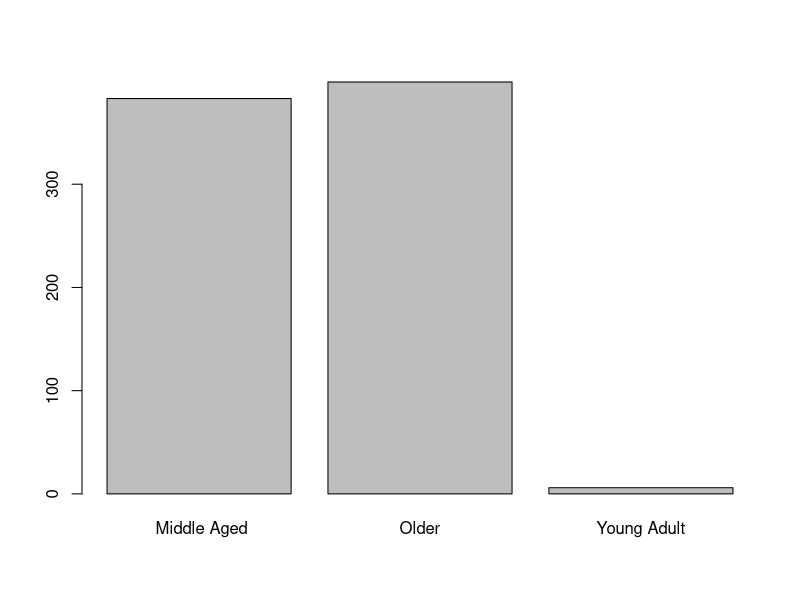
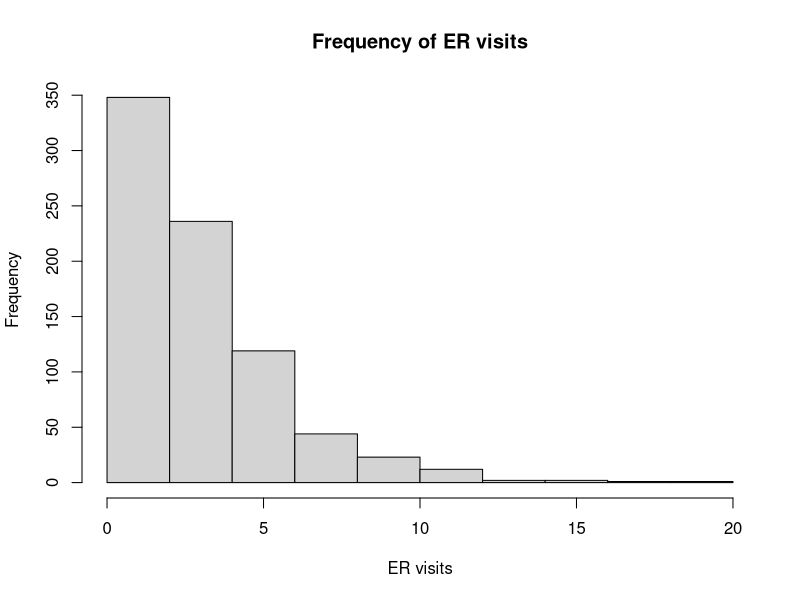
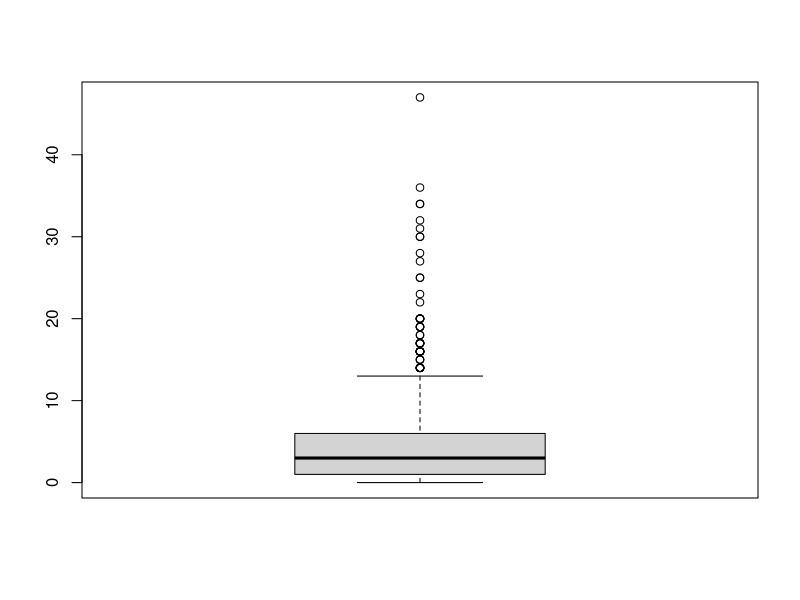

The R source for these figures, in order:
#
#
#Arturo E Tapia
#Project1
# 9.24.20
#stats 382


#part1 preparation
#1-3
setwd("D:/Arturo/Documents/Ischemic_Heart_Desease_Project")
Ischemic_Heart_Disease <- read.csv(file.path("Ischemic_Heart_Disease.csv"), sep = ",")
str(Ischemic_Heart_Disease)
summarydat <- summary(Ischemic_Heart_Disease)

#4
Ischemic_Heart_Disease[is.na(Ischemic_Heart_Disease)] <- 0
#I think this is bad to do as many of the NA could impede from the person getting help
# if they have NA  for drugs taken maybe its because they are allergic or have yet to start treatment

#5
Ischemic_Heart_Disease$Gender[Ischemic_Heart_Disease$Gender == 1] <- "Male"
Ischemic_Heart_Disease$Gender[Ischemic_Heart_Disease$Gender == 2] <- "Female"
Ischemic_Heart_Disease$Gender[Ischemic_Heart_Disease$Gender == 3] <- "Otherwise"
Ischemic_Heart_Disease$Gender <- as.factor(Ischemic_Heart_Disease$Gender)
class(Ischemic_Heart_Disease$Gender)

#6
Ischemic_Heart_Disease$Age_category <- ifelse(Ischemic_Heart_Disease$Age < 40, "Young Adult", "Adult")
Ischemic_Heart_Disease$Age_category[Ischemic_Heart_Disease$Age_category == "Adult" &  Ischemic_Heart_Disease$Age >= 60]  <- "Older"
Ischemic_Heart_Disease$Age_category[Ischemic_Heart_Disease$Age_category == "Adult" &  Ischemic_Heart_Disease$Age <= 59 & Ischemic_Heart_Disease$Age >= 40 ]  <- " Middle Aged"


#part2
#7-11
max(Ischemic_Heart_Disease$Total.Claim.Cost)
min(Ischemic_Heart_Disease$Total.Claim.Cost)
sum(Ischemic_Heart_Disease$Total.Claim.Cost)
mean(Ischemic_Heart_Disease$Total.Claim.Cost)
sd(Ischemic_Heart_Disease$Total.Claim.Cost)
age_table <- table(Ischemic_Heart_Disease$Gender)
agefrequencytable <- prop.table(age_table)

#12-14
age_Q1 <- quantile(Ischemic_Heart_Disease$Age,.25)
age_Q3 <- quantile(Ischemic_Heart_Disease$Age,.75)
age_lowerfence <- age_Q1 - (1.5 * (age_Q3 - age_Q1))
age_upperfence <- age_Q3 + (1.5 * (age_Q3 - age_Q1))

Intervention_Q1 <- quantile(Ischemic_Heart_Disease$Interventions ,.25)
Intervention_Q3 <- quantile(Ischemic_Heart_Disease$Interventions ,.75)
Intervention_lowerfence <- Intervention_Q1 - (1.5 * (Intervention_Q3 - Intervention_Q1))
Intervention_upperfence <- Intervention_Q3 + (1.5 * (Intervention_Q3 - Intervention_Q1))

ER_Q1 <- quantile(Ischemic_Heart_Disease$ER.Visits ,.25)
ER_Q3 <- quantile(Ischemic_Heart_Disease$ER.Visits ,.75)
ER_lowerfence <- ER_Q1 - (1.5 * (ER_Q3 - ER_Q1))
ER_upperfence <- ER_Q3 + (1.5 * (ER_Q3 - ER_Q1))

age_dataframe <- subset(Ischemic_Heart_Disease, Ischemic_Heart_Disease$Age <= age_lowerfence | Ischemic_Heart_Disease$Age >= age_upperfence)
Intervention_dataframe <- subset(Ischemic_Heart_Disease, Ischemic_Heart_Disease$Interventions <= Intervention_lowerfence | Ischemic_Heart_Disease$Interventions >= Intervention_upperfence)
ER_dataframe <- subset(Ischemic_Heart_Disease, Ischemic_Heart_Disease$ER.Visits <= ER_lowerfence | Ischemic_Heart_Disease$ER.Visits >= ER_upperfence)
#15-16
summary(age_dataframe$Total.Claim.Cost)
sd(age_dataframe$Total.Claim.Cost)
summary(Intervention_dataframe$Total.Claim.Cost)
sd(Intervention_dataframe$Total.Claim.Cost)
summary(ER_dataframe$Total.Claim.Cost)
sd(ER_dataframe$Total.Claim.Cost)
summary(Ischemic_Heart_Disease$Total.Claim.Cost)
sd(Ischemic_Heart_Disease$Total.Claim.Cost)

age_outlier_table <- table(age_dataframe$Gender)
Intervention_outlier_table <- table(Intervention_dataframe$Gender)
ER_outlier_table <- table(ER_dataframe$Gender)
prop.table(age_outlier_table)
prop.table(Intervention_outlier_table)
prop.table(ER_outlier_table)
agefrequencytable



#17
count <- nrow(Ischemic_Heart_Disease)
totalcount <- 0
for(i in 1:count){
  if(Ischemic_Heart_Disease$Drugs[i] > 1)
    totalcount <- totalcount + 1
}

#18

Interactions <- 0
Ischemic_Heart_Disease <- cbind(Ischemic_Heart_Disease,Interactions)

for(j in 1:count){
  Ischemic_Heart_Disease$Interactions[j] <- Ischemic_Heart_Disease$Interventions[j] + Ischemic_Heart_Disease$ER.Visits[j]
  
}


#PART 3 GRAPHS

Age_category_table <- table(Ischemic_Heart_Disease$Age_category)
barplot(Age_category_table)
#A majority of those with heart disease are over the age of 40 as
#the biggest values consist of middle aged and older people
hist(Ischemic_Heart_Disease$ER.Visits,main = "Frequency of ER visits" ,xlab = "ER visits")
#It seems that most of the people on this list very rarely need to 
#to the ER, most likely when they first experience symptoms for heart desease
boxplot(Ischemic_Heart_Disease$Interventions)


